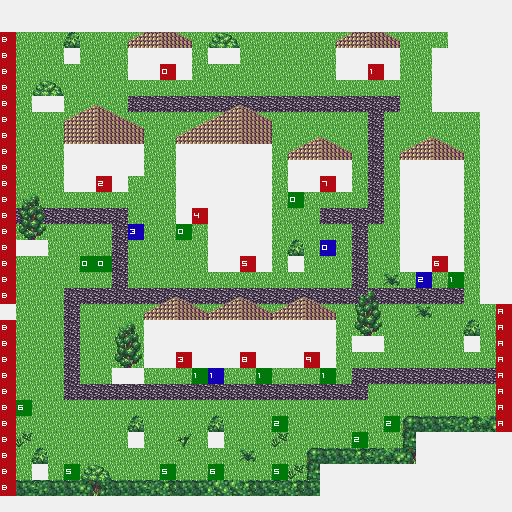

Rendered tile map (Tiled .tmx) drawn with the repository's tilesets; below, a short description and the map source with its tile grids summarised:
An orthogonal 32x32 tile map with 16x16 px tiles, 5 tile layers (Lower Full Tile, Lower Partial Tile, Upper 1 Partial Tile, Upper 2 Partial Tile, ...), 2 tilesets.

<map version="1.0" orientation="orthogonal" width="32" height="32" tilewidth="16" tileheight="16">
 <properties>
  <property name="music" value="relent.ogg" />
 </properties>
 <tileset firstgid="1" name="16x16-forest-town" tilewidth="16" tileheight="16">
  <properties>
   <property name="name2" value="forest-town" />
  </properties>
  <image source="../tilesets/16x16-forest-town.png" width="272" height="304" />
  <tile id="14">
   <properties>
    <property name="Type" value="CobbleRoad" />
    <property name="walkSound" value="stone0.wav" />
   </properties>
  </tile>
  <tile id="15">
   <properties>
    <property name="type" value="CobbleRoad" />
   </properties>
  </tile>
  <tile id="16">
   <properties>
    <property name="type" value="CobbleRoad" />
   </properties>
  </tile>
  <tile id="24">
   <properties>
    <property name="Type" value="Grass" />
    <property name="walkSound" value="grass0.wav" />
   </properties>
  </tile>
 </tileset>
 <tileset firstgid="324" source="../tilesets/controlset.tsx" />
 <layer name="Lower Full Tile" width="32" height="32">
  <data>[1024 cells, 830 non-empty, 2 distinct tile ids]</data>
 </layer>
 <layer name="Lower Partial Tile" width="32" height="32">
  <data>[1024 cells, 121 non-empty, 27 distinct tile ids]</data>
 </layer>
 <layer name="Upper 1 Partial Tile" width="32" height="32">
  <data>[1024 cells, 56 non-empty, 13 distinct tile ids]</data>
 </layer>
 <layer name="Upper 2 Partial Tile" width="32" height="32">
  <data>[1024 cells, 310 non-empty, 38 distinct tile ids]</data>
 </layer>
 <layer name="Control" width="32" height="32">
  <properties>
   <property name="visible" value="0" />
  </properties>
  <data>[1024 cells, 397 non-empty, 22 distinct tile ids]</data>
 </layer>
</map>
